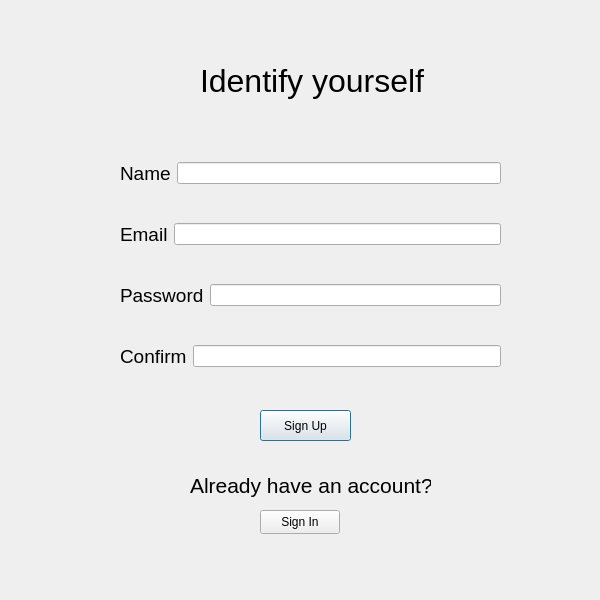
<?xml version="1.0" encoding="UTF-8"?>
<ui version="4.0">
 <class>SignUp</class>
 <widget class="QDialog" name="SignUp">
  <property name="geometry">
   <rect>
    <x>0</x>
    <y>0</y>
    <width>600</width>
    <height>600</height>
   </rect>
  </property>
  <property name="windowTitle">
   <string>Dialog</string>
  </property>
  <property name="sizeGripEnabled">
   <bool>false</bool>
  </property>
  <widget class="QPushButton" name="pushButton_SignUp">
   <property name="geometry">
    <rect>
     <x>260</x>
     <y>410</y>
     <width>91</width>
     <height>31</height>
    </rect>
   </property>
   <property name="text">
    <string>Sign Up</string>
   </property>
  </widget>
  <widget class="QLabel" name="label_Title">
   <property name="geometry">
    <rect>
     <x>200</x>
     <y>50</y>
     <width>241</width>
     <height>61</height>
    </rect>
   </property>
   <property name="font">
    <font>
     <pointsize>24</pointsize>
    </font>
   </property>
   <property name="text">
    <string>Identify yourself</string>
   </property>
  </widget>
  <widget class="QPushButton" name="pushButton_SignIn">
   <property name="geometry">
    <rect>
     <x>260</x>
     <y>510</y>
     <width>80</width>
     <height>24</height>
    </rect>
   </property>
   <property name="text">
    <string>Sign In</string>
   </property>
  </widget>
  <widget class="QLabel" name="label_HaveAccount">
   <property name="geometry">
    <rect>
     <x>190</x>
     <y>470</y>
     <width>241</width>
     <height>31</height>
    </rect>
   </property>
   <property name="font">
    <font>
     <pointsize>16</pointsize>
    </font>
   </property>
   <property name="text">
    <string>Already have an account?</string>
   </property>
  </widget>
  <widget class="QWidget" name="">
   <property name="geometry">
    <rect>
     <x>120</x>
     <y>130</y>
     <width>381</width>
     <height>271</height>
    </rect>
   </property>
   <layout class="QVBoxLayout" name="verticalLayout">
    <item>
     <layout class="QHBoxLayout" name="horizontalLayout">
      <item>
       <widget class="QLabel" name="label_Name">
        <property name="font">
         <font>
          <family>Segoe UI</family>
          <pointsize>14</pointsize>
          <bold>false</bold>
         </font>
        </property>
        <property name="text">
         <string>Name</string>
        </property>
       </widget>
      </item>
      <item>
       <widget class="QLineEdit" name="lineEdit_Name"/>
      </item>
     </layout>
    </item>
    <item>
     <layout class="QHBoxLayout" name="horizontalLayout_2">
      <item>
       <widget class="QLabel" name="label_Email">
        <property name="font">
         <font>
          <family>Segoe UI</family>
          <pointsize>14</pointsize>
          <bold>false</bold>
         </font>
        </property>
        <property name="text">
         <string>Email</string>
        </property>
       </widget>
      </item>
      <item>
       <widget class="QLineEdit" name="lineEdit_Email"/>
      </item>
     </layout>
    </item>
    <item>
     <layout class="QHBoxLayout" name="horizontalLayout_3">
      <item>
       <widget class="QLabel" name="label_Password">
        <property name="font">
         <font>
          <family>Segoe UI</family>
          <pointsize>14</pointsize>
          <bold>false</bold>
         </font>
        </property>
        <property name="text">
         <string>Password</string>
        </property>
       </widget>
      </item>
      <item>
       <widget class="QLineEdit" name="lineEdit_Password"/>
      </item>
     </layout>
    </item>
    <item>
     <layout class="QHBoxLayout" name="horizontalLayout_4">
      <item>
       <widget class="QLabel" name="label_Confirm">
        <property name="font">
         <font>
          <pointsize>14</pointsize>
         </font>
        </property>
        <property name="text">
         <string>Confirm</string>
        </property>
       </widget>
      </item>
      <item>
       <widget class="QLineEdit" name="lineEdit_Confirm">
        <property name="text">
         <string/>
        </property>
       </widget>
      </item>
     </layout>
    </item>
   </layout>
  </widget>
 </widget>
 <resources/>
 <connections/>
</ui>
